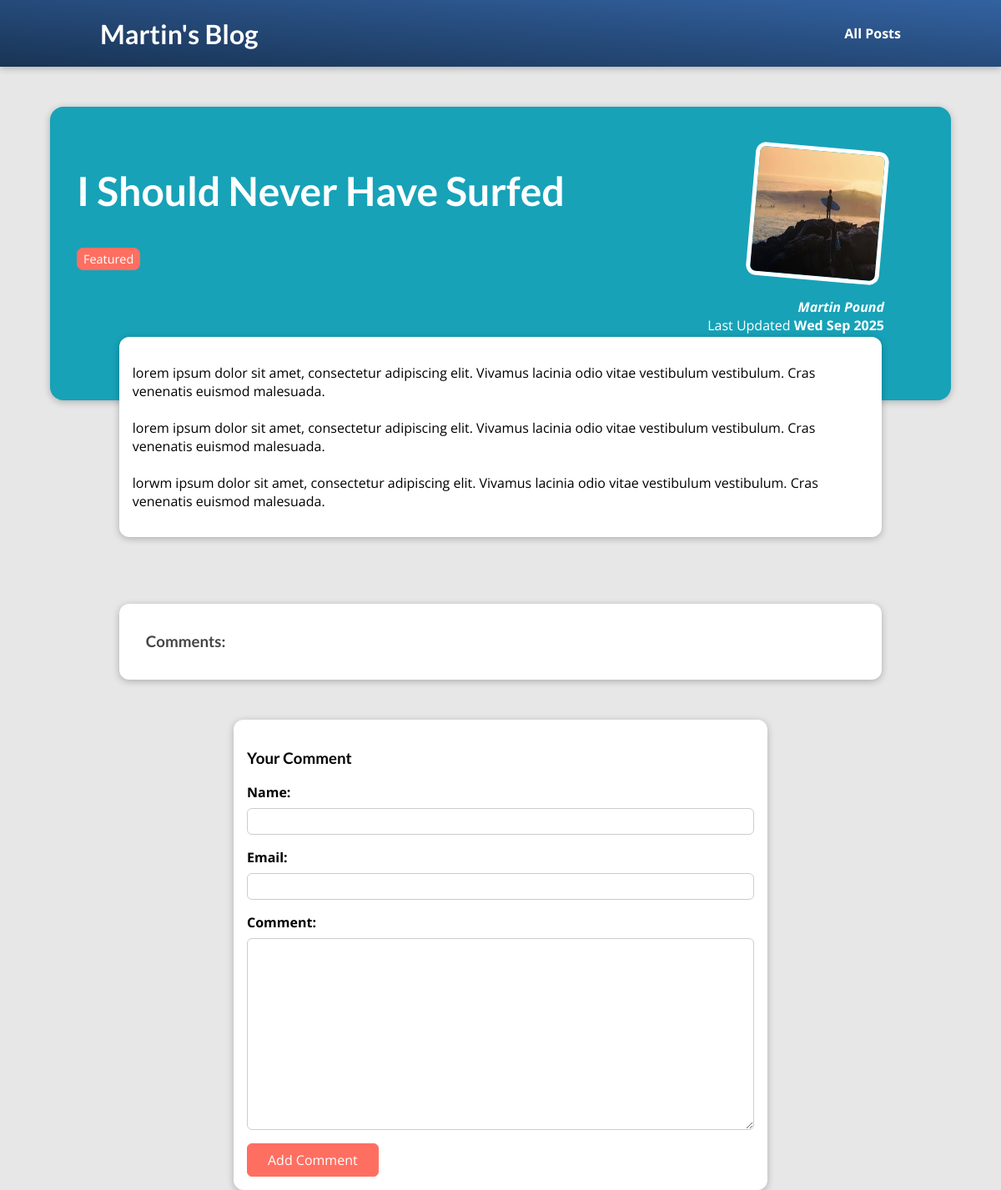
Before: /posts/i-never-should-have-gone-surfing with the older database file.
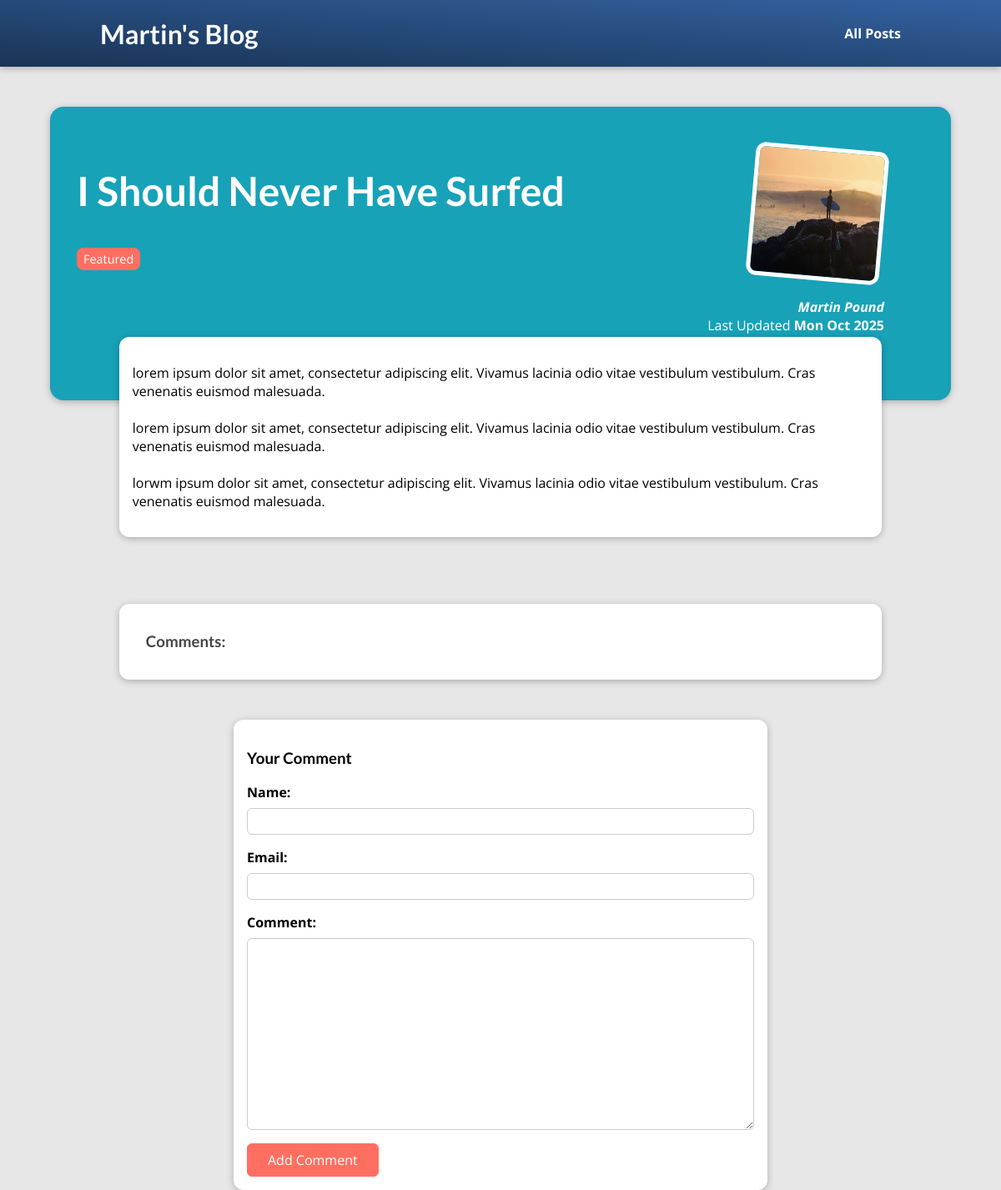
After: the same page with the newer database file.
### blog/models.py (models this page shows, shortened)
class Post(models.Model):
    title = models.CharField(max_length=100)
    excerpt = models.CharField(max_length=200)
    image = models.ImageField(upload_to="posts", null=True) # ImageField to handle image uploads. Nullable due to existing data
    date = models.DateField(auto_now=True)
    slug = models.SlugField(unique=True, db_index=True) # Unique slug for URL references title
    content = models.TextField()
    author = models.ForeignKey(Author, on_delete=models.SET_NULL, null=True, related_name="posts") # Foreign key relationship with Author
    tags = models.ManyToManyField(Tag) # Many-to-many relationship with Tag
    class Meta:
        verbose_name_plural = "Posts"

class Author(models.Model):
    first_name = models.CharField(max_length=100)
    last_name = models.CharField(max_length=100)
    email_address = models.EmailField() # EmailField validates email format
    def __str__(self):
        return f"{self.first_name} {self.last_name}"
    class Meta:
        verbose_name_plural = "Authors"

### blog/views.py (the view)
# urls.py: path("posts/<slug:slug>", views.SinglePostView.as_view(), name="post-detail"), # Individual post detail
class SinglePostView(View): #replaces post_detail function-based view
    template_name = "blog/post-detail.html"
    model = Post
    def get (self, request, slug):
        identified_post = get_object_or_404(Post, slug=slug) #Fetch a single post by its slug or return 404 if not found
        context = {
            "post": identified_post,
            "tags": identified_post.tags.all(),
            "comment_form": CommentForm, #add an empty comment form to the context
            "comments": identified_post.comments.all().order_by("-id") #fetch all comments related to the post
        }
        return render(request, self.template_name, context)
    def post(self, request, slug): #Handles form submission for comments
        comment_form = CommentForm(request.POST)
        post = Post.objects.get(slug=slug)
        if comment_form.is_valid():
            comment = comment_form.save(commit=False)
            comment.post = post  # Associate the comment with the current post
            comment.save()
            return HttpResponseRedirect(reverse("post-detail", args=[slug]))  # Redirect to the same page after processing the form
        else:
            identified_post = get_object_or_404(Post, slug=slug)
            context = {
                "post": identified_post,
                "tags": identified_post.tags.all(),
                "comment_form": comment_form, # Return the form with errors
                "comments": identified_post.comments.all().order_by("-id") #fetch all comments related to the post
            }
            return render(request, self.template_name, context)

### blog/templates/blog/post-detail.html (shortened to what this page needs)
{% extends "base.html" %}
{% load static %}
{% block css_files %}
    <link rel="stylesheet" href="{% static 'blog/post-detail.css' %}">
{% endblock %}
{% block content %}
    <section id="summary">
        <h2>{{ post.title }}</h2>
        <div>
            {% for tag in tags %}
                <span class="tag">{{ tag.caption }}</span>
            {% endfor %}
        </div>
        <article>
            <img src="{{ post.image.url }}" alt="{{ post.title }}">
            <address> <a href="mailto: {{ post.author.email_address }}">{{ post.author|title }}</a></address>
            <div>
                Last Updated <time>{{ post.date|date:"D M Y" }}</time>
            </div>
        </article>
    <main>
        {{ post.content|linebreaks }}
    </main>
    <section id="comments">
        <h3>Comments:</h3>
    </section>
    <section id="comment-form">
        <h3>Your Comment</h3>
        <form action="{% url "post-detail" post.slug %}" method="post">
            {% for form_field in comment_form %}
                <div class="form-control">
                    {{ form_field.label_tag }}
                    {{ form_field }}
                </div>
            {% endfor %}
            <button type="submit">Add Comment</button>
        </form>
    </section>
    </section>
{% endblock %}

Changed rows visible on the page:
changed Post "I Should Never Have Surfed": date "Wed Sep 2025" → "Mon Oct 2025"
